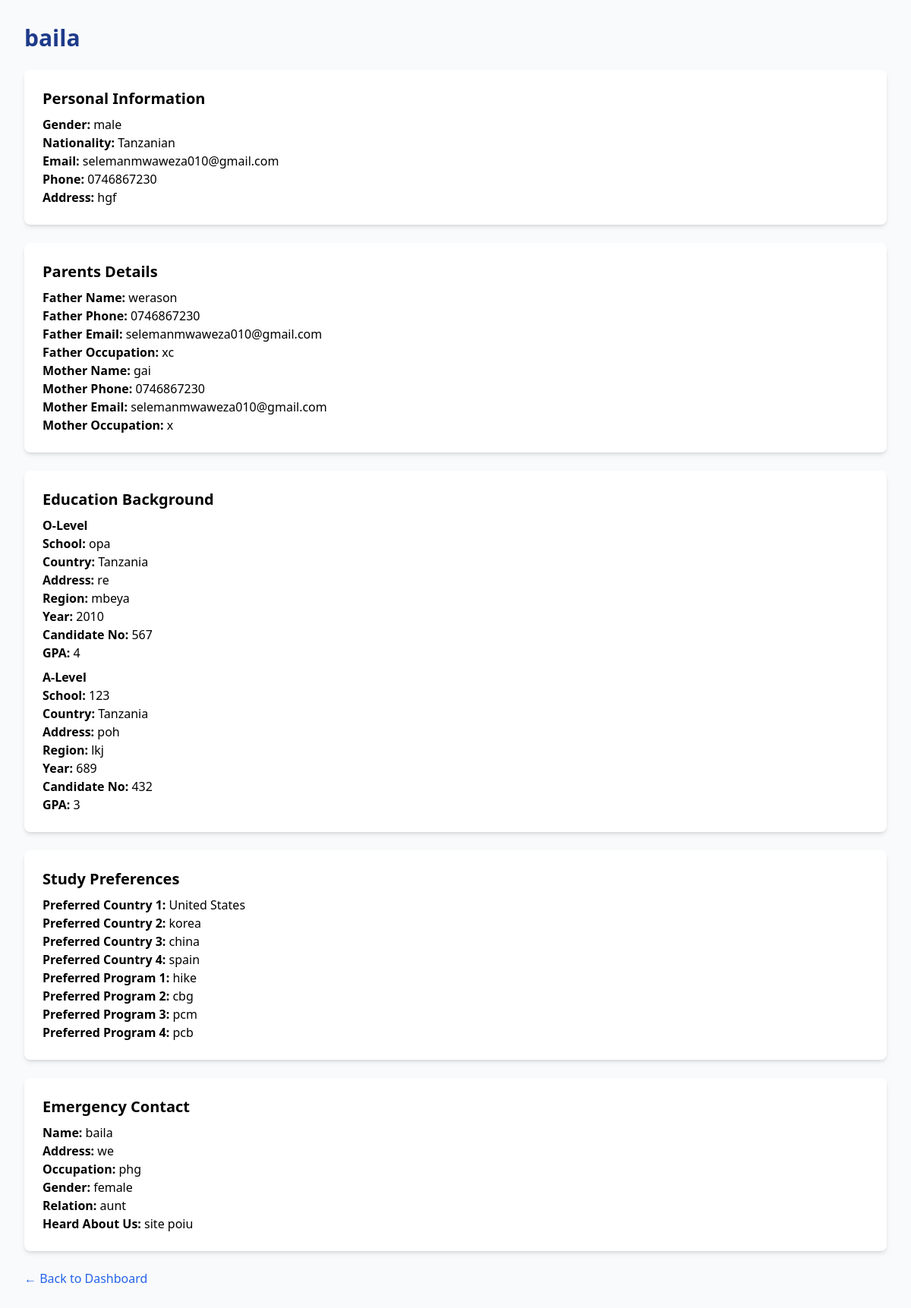
Screenshot of /employee/application/16/ (signed in) with the database file from the repository.
### global_agency/models.py (models this page shows, shortened)
class StudentApplication(models.Model):
    full_name = models.CharField(max_length=150)
    gender = models.CharField(max_length=20, choices=[
        ('male', 'Male'),
        ('female', 'Female'),
        ('other', 'Other'),
    ])
    nationality = models.CharField(max_length=100, default="Tanzanian")
    email = models.EmailField()
    phone = models.CharField(max_length=50)
    address = models.TextField()
    father_name = models.CharField(max_length=150, blank=True, null=True)
    father_phone = models.CharField(max_length=50, blank=True, null=True)
    father_email = models.EmailField(blank=True, null=True)
    father_occupation = models.CharField(max_length=150, blank=True, null=True)
    mother_name = models.CharField(max_length=150, blank=True, null=True)
    mother_phone = models.CharField(max_length=50, blank=True, null=True)
    mother_email = models.EmailField(blank=True, null=True)
    mother_occupation = models.CharField(max_length=150, blank=True, null=True)
    olevel_school = models.CharField(max_length=150, blank=True, null=True)
    olevel_country = models.CharField(max_length=100, default="Tanzania")
    olevel_address = models.CharField(max_length=255, blank=True, null=True)
    olevel_region = models.CharField(max_length=100, blank=True, null=True)
    olevel_year = models.CharField(max_length=10, blank=True, null=True)
    olevel_candidate_no = models.CharField(max_length=50, blank=True, null=True)
    olevel_gpa = models.CharField(max_length=20, blank=True, null=True)
    alevel_school = models.CharField(max_length=150, blank=True, null=True)
    alevel_country = models.CharField(max_length=100, default="Tanzania")
    alevel_address = models.CharField(max_length=255, blank=True, null=True)
    alevel_region = models.CharField(max_length=100, blank=True, null=True)
    alevel_year = models.CharField(max_length=10, blank=True, null=True)
    alevel_candidate_no = models.CharField(max_length=50, blank=True, null=True)
    alevel_gpa = models.CharField(max_length=20, blank=True, null=True)
    preferred_country_1 = models.CharField(max_length=100, blank=True, null=True)
    preferred_country_2 = models.CharField(max_length=100, blank=True, null=True)
    preferred_country_3 = models.CharField(max_length=100, blank=True, null=True)
    preferred_country_4 = models.CharField(max_length=100, blank=True, null=True)
    preferred_program_1 = models.CharField(max_length=100, blank=True, null=True)
    preferred_program_2 = models.CharField(max_length=100, blank=True, null=True)
    preferred_program_3 = models.CharField(max_length=100, blank=True, null=True)
    preferred_program_4 = models.CharField(max_length=100, blank=True, null=True)
    emergency_name = models.CharField(max_length=150)
    emergency_address = models.TextField()
    emergency_occupation = models.CharField(max_length=100, blank=True, null=True)
    emergency_gender = models.CharField(max_length=20, choices=[
        ('male', 'Male'),
        ('female', 'Female'),
        ('other', 'Other'),
    ])
    emergency_relation = models.CharField(max_length=100)
    heard_about_us = models.CharField(max_length=100, blank=True, null=True)
    heard_about_other = models.CharField(max_length=255, blank=True, null=True)
    created_at = models.DateTimeField(auto_now_add=True)

### employee/views.py (the view)
# urls.py: path('application/<int:pk>/', views.application_detail, name='application_detail'),
@login_required
def application_detail(request, pk):
    application = get_object_or_404(StudentApplication, pk=pk)
    return render(request, 'employee/application_detail.html', {'application': application})

### employee/templates/employee/application_detail.html (shortened to what this page needs)
{% load static %}
<!DOCTYPE html>
<html lang="en">
<head>
    <script src="https://cdn.tailwindcss.com"></script>
</head>
<body class="bg-gray-50 font-sans p-8">
    <h1 class="text-3xl font-bold text-blue-900 mb-6">{{ application.full_name }}</h1>
    <section class="bg-white p-6 rounded-lg shadow-md mb-6">
        <h2 class="text-xl font-semibold mb-2">Personal Information</h2>
        <p><strong>Gender:</strong> {{ application.gender }}</p>
        <p><strong>Nationality:</strong> {{ application.nationality }}</p>
        <p><strong>Email:</strong> {{ application.email }}</p>
        <p><strong>Phone:</strong> {{ application.phone }}</p>
        <p><strong>Address:</strong> {{ application.address }}</p>
    </section>
    <section class="bg-white p-6 rounded-lg shadow-md mb-6">
        <h2 class="text-xl font-semibold mb-2">Parents Details</h2>
        <p><strong>Father Name:</strong> {{ application.father_name }}</p>
        <p><strong>Father Phone:</strong> {{ application.father_phone }}</p>
        <p><strong>Father Email:</strong> {{ application.father_email }}</p>
        <p><strong>Father Occupation:</strong> {{ application.father_occupation }}</p>
        <p><strong>Mother Name:</strong> {{ application.mother_name }}</p>
        <p><strong>Mother Phone:</strong> {{ application.mother_phone }}</p>
        <p><strong>Mother Email:</strong> {{ application.mother_email }}</p>
        <p><strong>Mother Occupation:</strong> {{ application.mother_occupation }}</p>
    </section>
    <section class="bg-white p-6 rounded-lg shadow-md mb-6">
        <h2 class="text-xl font-semibold mb-2">Education Background</h2>
        <h3 class="font-semibold mt-2">O-Level</h3>
        <p><strong>School:</strong> {{ application.olevel_school }}</p>
        <p><strong>Country:</strong> {{ application.olevel_country }}</p>
        <p><strong>Address:</strong> {{ application.olevel_address }}</p>
        <p><strong>Region:</strong> {{ application.olevel_region }}</p>
        <p><strong>Year:</strong> {{ application.olevel_year }}</p>
        <p><strong>Candidate No:</strong> {{ application.olevel_candidate_no }}</p>
        <p><strong>GPA:</strong> {{ application.olevel_gpa }}</p>
        <h3 class="font-semibold mt-2">A-Level</h3>
        <p><strong>School:</strong> {{ application.alevel_school }}</p>
        <p><strong>Country:</strong> {{ application.alevel_country }}</p>
        <p><strong>Address:</strong> {{ application.alevel_address }}</p>
        <p><strong>Region:</strong> {{ application.alevel_region }}</p>
        <p><strong>Year:</strong> {{ application.alevel_year }}</p>
        <p><strong>Candidate No:</strong> {{ application.alevel_candidate_no }}</p>
        <p><strong>GPA:</strong> {{ application.alevel_gpa }}</p>
    </section>
    <section class="bg-white p-6 rounded-lg shadow-md mb-6">
        <h2 class="text-xl font-semibold mb-2">Study Preferences</h2>
        <p><strong>Preferred Country 1:</strong> {{ application.preferred_country_1 }}</p>
        <p><strong>Preferred Country 2:</strong> {{ application.preferred_country_2 }}</p>
        <p><strong>Preferred Country 3:</strong> {{ application.preferred_country_3 }}</p>
        <p><strong>Preferred Country 4:</strong> {{ application.preferred_country_4 }}</p>
        <p><strong>Preferred Program 1:</strong> {{ application.preferred_program_1 }}</p>
        <p><strong>Preferred Program 2:</strong> {{ application.preferred_program_2 }}</p>
        <p><strong>Preferred Program 3:</strong> {{ application.preferred_program_3 }}</p>
        <p><strong>Preferred Program 4:</strong> {{ application.preferred_program_4 }}</p>
    </section>
    <section class="bg-white p-6 rounded-lg shadow-md mb-6">
        <h2 class="text-xl font-semibold mb-2">Emergency Contact</h2>
        <p><strong>Name:</strong> {{ application.emergency_name }}</p>
        <p><strong>Address:</strong> {{ application.emergency_address }}</p>
        <p><strong>Occupation:</strong> {{ application.emergency_occupation }}</p>
        <p><strong>Gender:</strong> {{ application.emergency_gender }}</p>
        <p><strong>Relation:</strong> {{ application.emergency_relation }}</p>
        <p><strong>Heard About Us:</strong> {{ application.heard_about_us }} {{ application.heard_about_other }}</p>
    </section>
    <a href="{% url 'employee:employee_dashboard' %}" class="text-blue-600 hover:underline">← Back to Dashboard</a>
</body>
</html>

### rows the page displays
StudentApplication: full_name "baila", gender "male", nationality "Tanzanian", email "selemanmwaweza010@gmail.com", phone "0746867230", address "hgf", father_name "werason", father_phone "0746867230", father_email "selemanmwaweza010@gmail.com", father_occupation "xc", mother_name "gai", mother_phone "0746867230", mother_email "selemanmwaweza010@gmail.com", mother_occupation "x", olevel_school "opa", olevel_country "Tanzania", olevel_address "re", olevel_region "mbeya", olevel_year "2010", olevel_candidate_no "567", olevel_gpa "4", alevel_school "123", alevel_country "Tanzania", alevel_address "poh", alevel_region "lkj", alevel_year "689", alevel_candidate_no "432", alevel_gpa "3", preferred_country_1 "United States", preferred_country_2 "korea", preferred_country_3 "china", preferred_country_4 "spain", preferred_program_1 "hike", preferred_program_2 "cbg", preferred_program_3 "pcm", preferred_program_4 "pcb", emergency_name "baila", emergency_address "we", emergency_occupation "phg", emergency_gender "female", emergency_relation "aunt", heard_about_us "site", heard_about_other "poiu"
